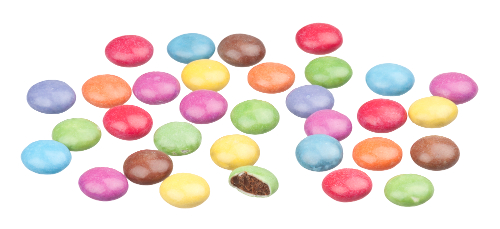
#> input picture LPE/smarties.png, 500 x 229 px
$ python LPE.py
#> lines starting #> are read from the running program, lines starting #| are printed output that depends on the picture; after the words box and inside, x2 and y2 are one past the last pixel; in counts of white or black regions, pixels touching at a corner belong together
import numpy as np
from matplotlib import pyplot as plt
from scipy import sparse as sp
import cv2

# Booléen d'Affichage
affichage = True

# Lecture de l'image
I = cv2.imread('smarties.png',0)
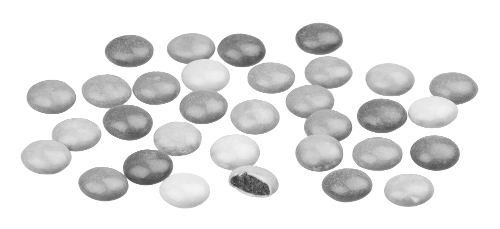
#> I: shape (229, 500); min 49, max 255, mean 226.2

if (affichage):
    plt.figure()
    plt.subplot(221)
    plt.imshow(I,'gray')
    plt.title('Image de base')

# Seuillage de l'image
ret,thresh1 = cv2.threshold(I,248,255,cv2.THRESH_BINARY)
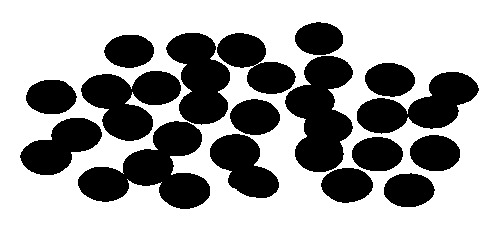
#> thresh1: shape (229, 500); 62.9% white; 17 black regions, largest, box (x1, y1, x2, y2) and area: (78, 121, 210, 209) 5640, (285, 56, 353, 172) 5020, (81, 71, 181, 141) 4105
# Inversion des couleurs
thresh1 = 255 - thresh1

if (affichage):
    plt.subplot(222)
    plt.imshow(thresh1,'gray')
    plt.title('Image seuillée')

# Opérations Morphologiques --> pour déterminer les marqueurs
S = cv2.getStructuringElement(cv2.MORPH_ELLIPSE,(40,25))
IMorph = cv2.morphologyEx(thresh1, cv2.MORPH_ERODE, S)
#> IMorph: shape (229, 500); 2.1% white; 32 white regions, largest, box (x1, y1, x2, y2) and area: (143, 161, 154, 174) 102, (230, 146, 241, 159) 100, (179, 185, 191, 197) 100

# IMorph = 255 - (thresh1 - IMorph)
if (affichage):
    plt.subplot(223)
    plt.imshow(IMorph,'gray')
    plt.title('Image érodée')
#cv2.imwrite('Morph.png',IMorph)

ret,labels = cv2.connectedComponents(IMorph)
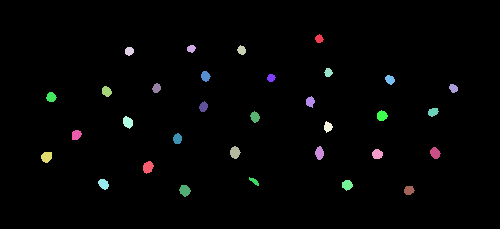
#> labels: shape (229, 500) int32; 33 distinct labels, from 0 to 32; one colour per label, 0 black
#> ret = 33

if (affichage):
    plt.subplot(224)
    plt.imshow(labels)
    plt.title('Marqueurs pour LPE')

#cv2.imwrite('Labels.png',labels)


# Partie : Obtention de la carte des distances
ITrans = cv2.distanceTransform(thresh1,cv2.DIST_L2,5)
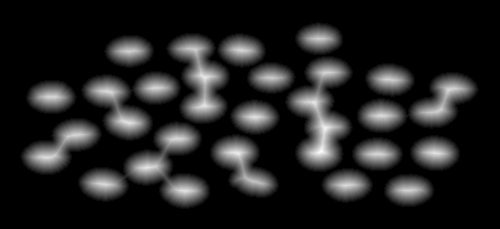
#> ITrans: shape (229, 500) float32; min 0, max 20.58, mean 2.7; drawn with min black and max white

ITrans = ITrans / np.amax(ITrans) * 255   # Normalisation de ITrans

ITrans = np.uint8(ITrans)   # Conversion en entier

ITrans = 255 - ITrans   # On prend le négatif pour l'affichage
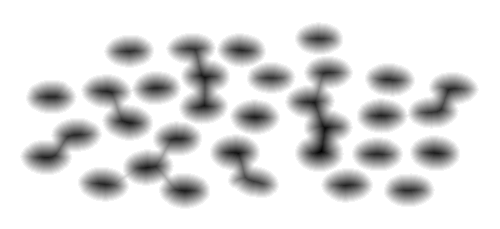
#> ITrans: shape (229, 500); min 0, max 255, mean 222.3

thresh1 = thresh1/255   # Création du masque

ITrans = cv2.multiply(np.uint8(thresh1),ITrans) # Application du masque
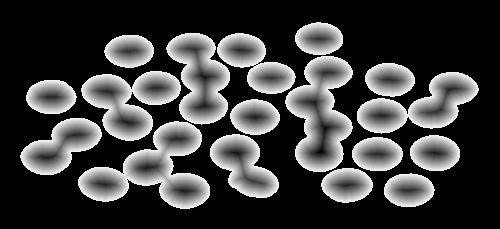
#> ITrans: shape (229, 500); min 0, max 243, mean 61.9

if (affichage):
    plt.figure()
    plt.imshow(ITrans,'gray')
    plt.title('Carte des distances')

##########################
# Partie algorithmique : #
##########################

# Initialisation de la FAH
FAHX=[[] for i in range(256)]
FAHY=[[] for i in range(256)]

(h,w) = np.shape(ITrans)
#> h = 229; w = 500

# Attribution de la priorité pour chaque pixel en fonction du label que possède le pixel (forcément != 0)
for x in range(h):
    for y in range(w):
        numpixel = ITrans[x][y]
        if labels[x][y] != 0 :
            FAHX[numpixel].append(x)
            FAHY[numpixel].append(y)

# Traitement LPE
for i in range (256):               #On parcourt la FAH
    while (len(FAHX[i]) != 0) :  # tant qu'elle n'est pas vide
        for j in range(len(FAHX[i])) :
            # Extraction du jeton x et y
            x,y = FAHX[i].pop(-1),FAHY[i].pop(-1)
            ListeX,ListeY = [],[]
            # Ajout des voisins n'ayant pas de labels
            # Voisin de gauche (x-1 > 0 pour appartenir à l'image)
            if x-1 > 0 :
                if(labels[x-1][y]==0):  # Test s'il n'a pas de label
                    ListeX.append(x-1)
                    ListeY.append(y)
            # Voisin de droite (...)
            if x+1 < h :
                if(labels[x+1][y]==0):
                    ListeX.append(x+1)
                    ListeY.append(y)
            # Voisin du Haut
            if y-1 > 0 :
                if(labels[x][y-1]==0):
                    ListeX.append(x)
                    ListeY.append(y-1)
            # Voisin du Bas
            if y+1 < w:
                if labels[x][y+1]==0:
                    ListeX.append(x)
                    ListeY.append(y+1)

            # Pour Lisser, si la priorité du voisin est plus faible que celle du pixel courant alors on l'ajoute à la FAH
            m = len(ListeX)
            if( m != 0):
                for k in range(m):
                    labels[ListeX[k]][ListeY[k]] = labels[x][y]
                    numpixel = ITrans[ListeX[k]][ListeY[k]]
                    if numpixel < i :
                        numpixel = i
                    FAHX[numpixel].append(ListeX[k])
                    FAHY[numpixel].append(ListeY[k])
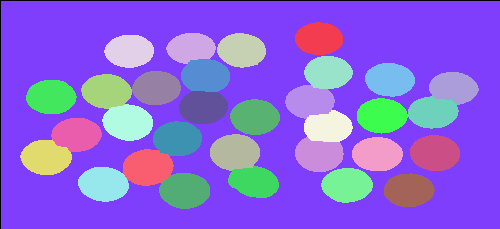
#> labels: shape (229, 500) int32; 33 distinct labels, from 0 to 32; one colour per label, 0 black

if (affichage):
    plt.figure()
    plt.imshow(labels)
    plt.title("LPE")

if (affichage):
    plt.show()
